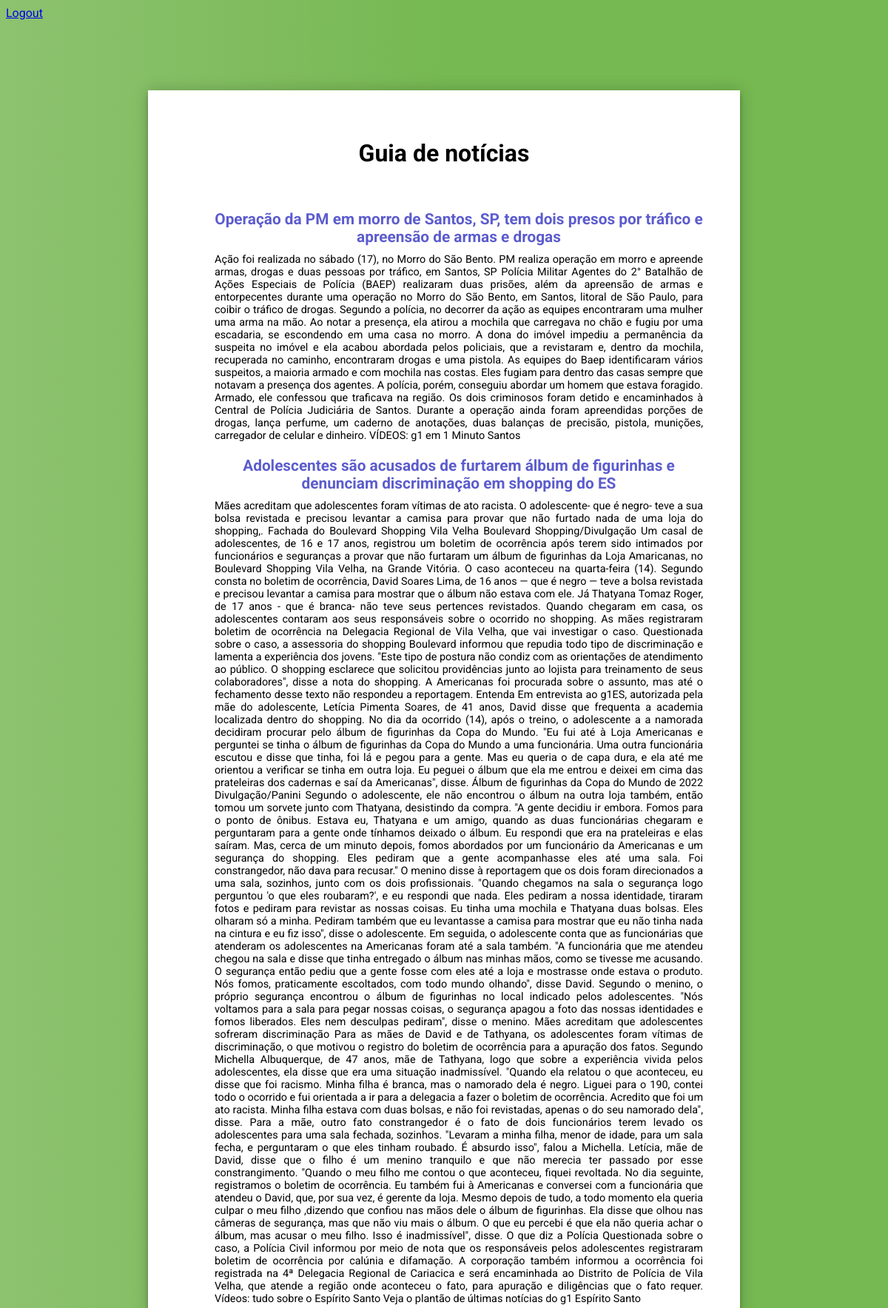
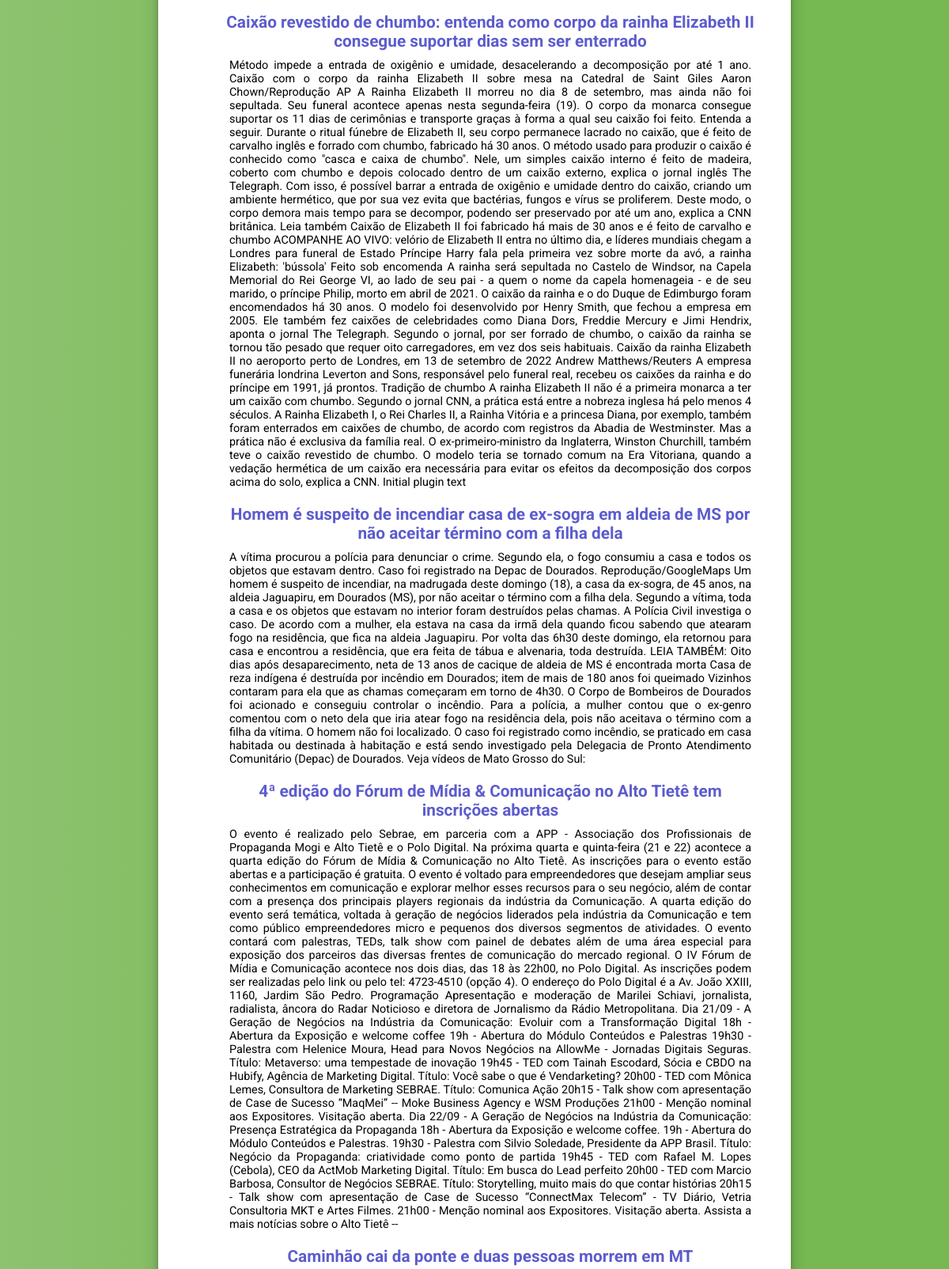
Screenshot of /news (signed in, upper part) with the database file from the repository (2 pictures, top to bottom).
### tables this page shows
CREATE TABLE news (
                id INTEGER PRIMARY KEY AUTOINCREMENT,
                title TEXT,
                content TEXT,
                link TEXT
            );

### main.py (the view)
@app.route('/news')
def news():
    if session['user_id'] == 0:
        return redirect("/")
    else:
        page = request.args.get('page', 1, type=int)
        return render_template('news.html', data=db.get_news_paginated(session['user_id'], page), page=page)

### database/database_operations.py (called while the page is built)
def get_news_paginated(user_id, page=1):
    updated_conn = sqlite3.connect('database/feed.db', check_same_thread=False)
    updated_conn.row_factory = sqlite3.Row
    updated_cursor = conn.cursor()
    news_list = get_preferred_news(user_id, page, 20)
    print(news_list)
    updated_cursor.execute(news_list)
    news = updated_cursor.fetchall()
    formated_news = []
    if news is not None:
        for item in news:
            formated_news.append(
                {'title': item['title'], 'link': item['link'], 'content': item['content']})
    return formated_news

def check_page(page, page_size, news_list_size):
    if (page-1)*page_size >= news_list_size:
        return check_page(page-1, page_size, news_list_size)
    elif page*page_size > news_list_size:
        return [(page-1)*page_size if (page > 1) else 1, news_list_size-1]
    else:
        return [(page-1)*page_size if (page > 1) else 1, page*page_size-1]

### templates/news.html (shortened to what this page needs)
<!DOCTYPE html>
<html>
    <head>
        <link rel="stylesheet" type="text/css" href="../static/news.css" media="screen">
    </head>
    <body>
      <div class="logout">
        <a href="/logout">Logout</a>
      </div>
      <div class="login-page">
        <div class="form">
            <h1>Guia de notícias</h1>
            <ul>
            {% for item in data %}
            <a target="_blank" rel="noopener noreferrer" href={{item.link}} class="link">
                <h3 class="title_news" onclick="click_new('{{item.title}}')">{{item.title}}</h3>
                <p class="news-content">
                    {{item.content}}
                </p>
            </a>
            {% endfor %}
            </ul>
        </div>
      </div>
    </body>
</html>

### static/news.css (style rules this page uses)
.login-page { width: 800px; padding: 8% 0 0; margin: auto; }
.form { position: relative; z-index: 1; background: #ffffff; max-width: 800px; margin: 0 auto 100px; padding: 45px; text-align: center; box-shadow: 0 0 20px 0 rgba(0, 0, 0, 0.2), 0 5px 5px 0 rgba(0, 0, 0, 0.24); display: flex; flex-direction: column; justify-content: center; }
body { background: #76b852; background: rgb(141, 194, 111); background: linear-gradient( 90deg, rgba(141, 194, 111, 1) 0%, rgba(118, 184, 82, 1) 50% ); font-family: 'Roboto', sans-serif; -webkit-font-smoothing: antialiased; -moz-osx-font-smoothing: grayscale; }
.title_news { font-size: 1.3rem; color: rgb(92, 92, 206); text-align: center; margin-top: 20px; margin-bottom: 10px; cursor: pointer; }
.news-content { color: #000000; text-decoration: none; font-size: 0.9rem; text-align: justify; margin: 5px; }
.link { text-decoration: none; cursor: default; }

### rows the page displays
news: title "Operação da PM em morro de Santos, SP, tem dois presos por tráfico e apreensão de armas e drogas", content "Ação foi realizada no sábado (17), no Morro do São Bento. PM realiza operação em morro e apreende armas, drogas e duas pessoas por tráfico, em Santos, SP Polícia Militar Agentes do 2° Batalhão de Ações Especiais de Polícia (BAEP) realizaram duas prisões, além da apreensão de armas e entorpecentes durante uma operação no Morro do São Bento, em Santos, litoral de São Paulo, para coibir o tráfico de drogas. Segundo a polícia, no decorrer da ação as equipes encontraram uma mulher uma arma na mão. Ao notar a presença, ela atirou a mochila que carregava no chão e fugiu por uma escadaria, se escondendo em uma casa no morro. A dona do imóvel impediu a permanência da suspeita no imóvel e ela acabou…"
news: title "Adolescentes são acusados de furtarem álbum de figurinhas e denunciam discriminação em shopping do ES", content "Mães acreditam que adolescentes foram vítimas de ato racista. O adolescente- que é negro- teve a sua bolsa revistada e precisou levantar a camisa para provar que não furtado nada de uma loja do shopping,. Fachada do Boulevard Shopping Vila Velha Boulevard Shopping/Divulgação Um casal de adolescentes, de 16 e 17 anos, registrou um boletim de ocorrência após terem sido intimados por funcionários e seguranças a provar que não furtaram um álbum de figurinhas da Loja Amaricanas, no Boulevard Shopping Vila Velha, na Grande Vitória. O caso aconteceu na quarta-feira (14). Segundo consta no boletim de ocorrência, David Soares Lima, de 16 anos — que é negro — teve a bolsa revistada e precisou…"
news: title "Caixão revestido de chumbo: entenda como corpo da rainha Elizabeth II consegue suportar dias sem ser enterrado", content "Método impede a entrada de oxigênio e umidade, desacelerando a decomposição por até 1 ano. Caixão com o corpo da rainha Elizabeth II sobre mesa na Catedral de Saint Giles Aaron Chown/Reprodução AP A Rainha Elizabeth II morreu no dia 8 de setembro, mas ainda não foi sepultada. Seu funeral acontece apenas nesta segunda-feira (19). O corpo da monarca consegue suportar os 11 dias de cerimônias e transporte graças à forma a qual seu caixão foi feito. Entenda a seguir. Durante o ritual fúnebre de Elizabeth II, seu corpo permanece lacrado no caixão, que é feito de carvalho inglês e forrado com chumbo, fabricado há 30 anos. O método usado para produzir o caixão é conhecido como \"casca e caixa de…"
news: title "Homem é suspeito de incendiar casa de ex-sogra em aldeia de MS por não aceitar término com a filha dela", content "A vítima procurou a polícia para denunciar o crime. Segundo ela, o fogo consumiu a casa e todos os objetos que estavam dentro. Caso foi registrado na Depac de Dourados. Reprodução/GoogleMaps Um homem é suspeito de incendiar, na madrugada deste domingo (18), a casa da ex-sogra, de 45 anos, na aldeia Jaguapiru, em Dourados (MS), por não aceitar o término com a filha dela. Segundo a vítima, toda a casa e os objetos que estavam no interior foram destruídos pelas chamas. A Polícia Civil investiga o caso. De acordo com a mulher, ela estava na casa da irmã dela quando ficou sabendo que atearam fogo na residência, que fica na aldeia Jaguapiru. Por volta das 6h30 deste domingo, ela retornou para…"
news: title "4ª edição do Fórum de Mídia & Comunicação no Alto Tietê tem inscrições abertas", content "O evento é realizado pelo Sebrae, em parceria com a APP - Associação dos Profissionais de Propaganda Mogi e Alto Tietê e o Polo Digital. Na próxima quarta e quinta-feira (21 e 22) acontece a quarta edição do Fórum de Mídia & Comunicação no Alto Tietê. As inscrições para o evento estão abertas e a participação é gratuita. O evento é voltado para empreendedores que desejam ampliar seus conhecimentos em comunicação e explorar melhor esses recursos para o seu negócio, além de contar com a presença dos principais players regionais da indústria da Comunicação. A quarta edição do evento será temática, voltada à geração de negócios liderados pela indústria da Comunicação e tem como público…"
news: title "Caminhão cai da ponte e duas pessoas morrem em MT"
